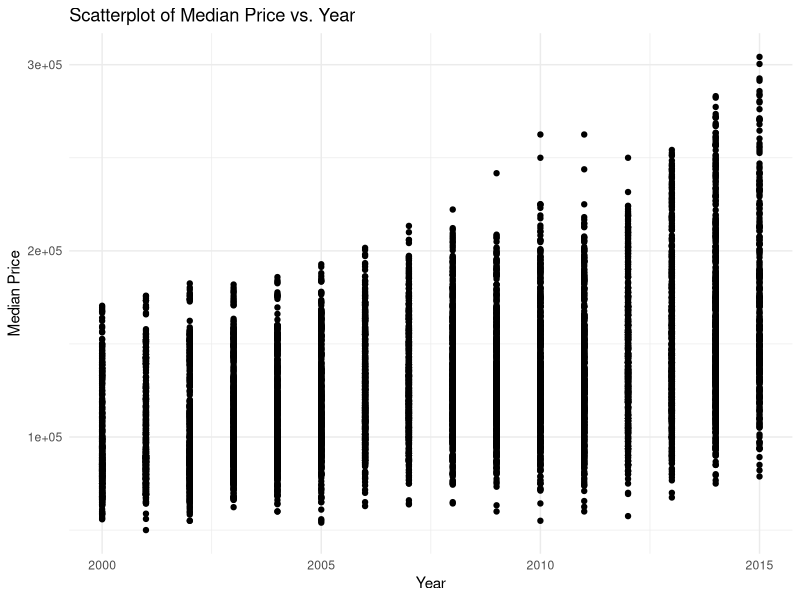
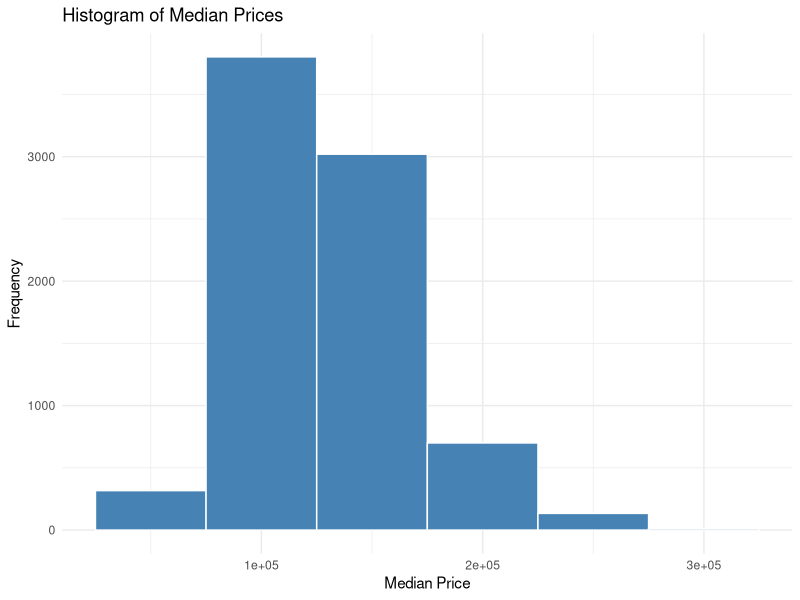

Recreate these plots in R, in order.


library(ggplot2)


data(txhousing)


str(txhousing)


summary(txhousing)


head(txhousing)


missing_values <- sum(!complete.cases(txhousing))
cat("Number of missing values:", missing_values, "\n")


ggplot(txhousing, aes(x = year, y = median)) +
  geom_point() +
  labs(x = "Year", y = "Median Price", title = "Scatterplot of Median Price vs. Year") +
  theme_minimal()


ggplot(txhousing, aes(x = median)) +
  geom_histogram(binwidth = 50000, fill = "steelblue", color = "white") +
  labs(x = "Median Price", y = "Frequency", title = "Histogram of Median Prices") +
  theme_minimal()

